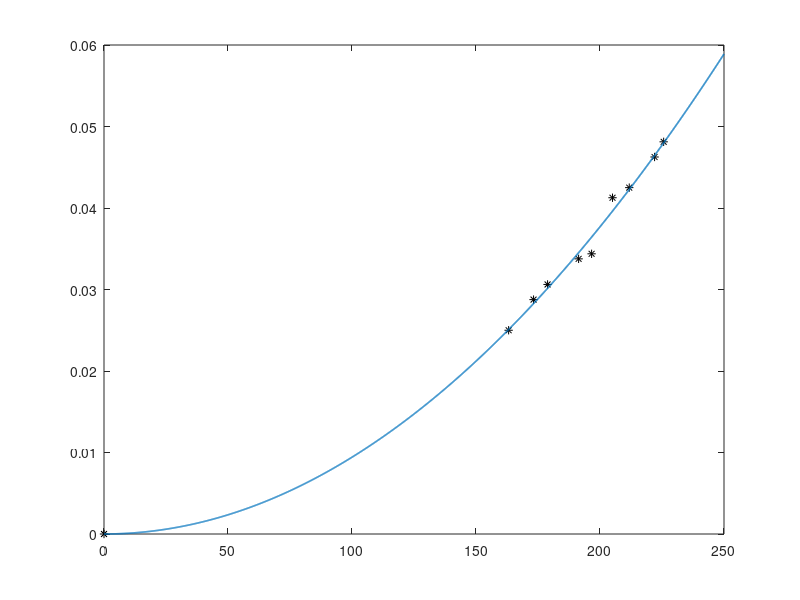

This figure's MATLAB source:
TorqueData=[0 0.025 0.02876 0.03062 0.03376 0.03438 0.04126 0.0425 0.04626 0.04812];
SpeedData=[0 163.1533785 173.206475 178.8613417 191.3753525 196.6113402 205.0412805 ...
    211.7957047 222.0058809 225.6710723];
plot(SpeedData,TorqueData,'*k')
hold on;
Kd=9.423327e-07;

t=linspace(0,250,2000);
curve=Kd.*t.^2;

plot(t,curve,'LineWidth',1.2)